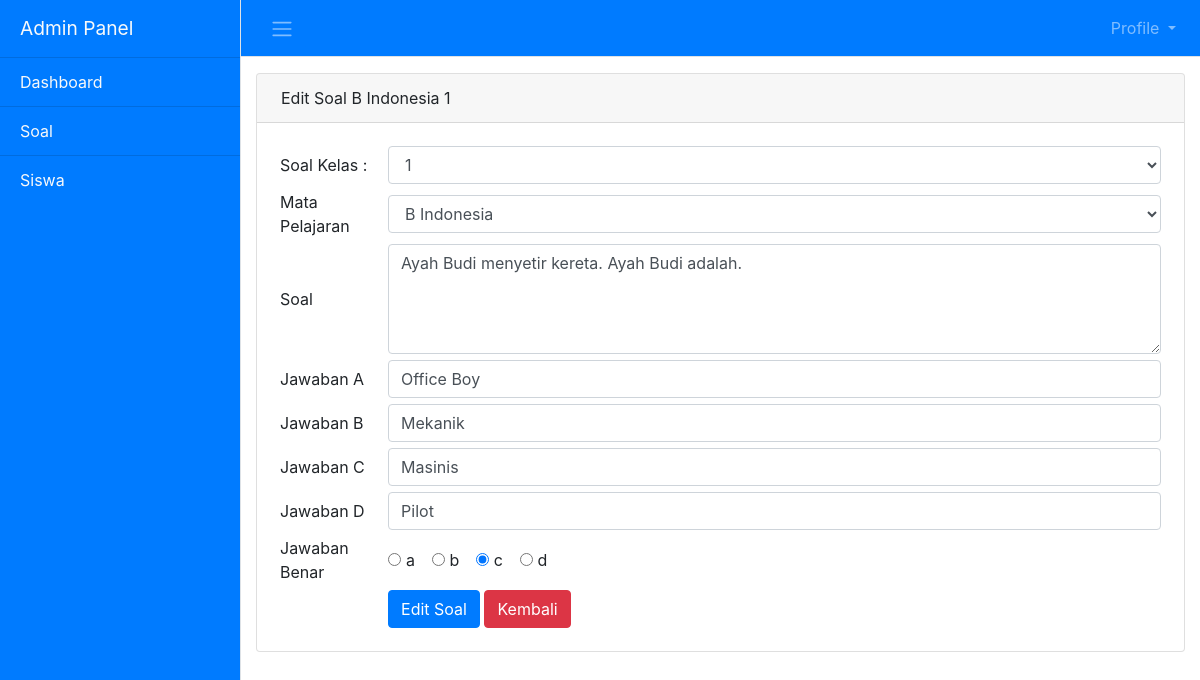
The app's page /v1/admin/index.php?page=editsoal&id=3 (signed in) with its own data.
### tables this page shows
CREATE TABLE `tbl_soal` (
  `id_soal` int(11) NOT NULL,
  `kelas_soal` int(2) NOT NULL,
  `mapel_soal` varchar(50) NOT NULL,
  `nama_soal` varchar(500) NOT NULL,
  `jawaban_a` varchar(200) NOT NULL,
  `jawaban_b` varchar(200) NOT NULL,
  `jawaban_c` varchar(200) NOT NULL,
  `jawaban_d` varchar(200) NOT NULL,
  `jawaban_benar` varchar(2) NOT NULL,
  `gambar` varchar(100) NOT NULL DEFAULT 'Tidak_Ada.jpg'
);

### v1/admin/script/preferences.php (called while the page is built, shortened)
<?php
class adminPanel
{
    private $host = "localhost";
	private $user = "root";
	private $pass = "";
	private $database = "db_bank_soal";
    public $mysqli="";
    public function SS_GetConnection ()
	{
		$this->mysqli = new MySQLi($this->host, $this->user, $this->pass, $this->database);
		if (!$this->mysqli->connect_errno){
			return $this->mysqli;
		}
    }
    public function getSoalDetail($idsoal){
        if ($this->SS_GetConnection())
		{
            $stmt = $this->mysqli->stmt_init();
            $stmt->prepare("SELECT * FROM tbl_soal WHERE id_soal = ?");
            $stmt->bind_param("i", $idsoal);
            $stmt->execute();
            return $stmt->get_result()->fetch_assoc();
        }
    }
}
?>

### v1/admin/editSoal.php (the view, shortened to what this page needs)
<?php
    $idsoal = $_GET['id'];
    require_once "script/preferences.php";
    $obj = new adminPanel();
    $row = $obj->getSoalDetail($idsoal);
?>
<div class="card mb-4 mt-3">
    <div class="card-header"><i class="fas fa-table mr-1"></i>Edit Soal <?php echo $row['mapel_soal'].' '.$row['kelas_soal'];?></div>
    <div class="card-body">
        <form id="form1" name="form1" class="form" method="post">
            <table border=0 cellpadding=3>
                <tr>
                    <td>Soal Kelas : </td>
                    <td><select class="form-control" name="kelassoal" id="kelassoal">
                            <option value="1"<?=$row['kelas_soal'] == '1' ? ' selected="selected"' : '';?>>1</option>
                        </select></td>
                </tr>
                <tr>
                    <td>Mata Pelajaran</td>
                    <td><select class="form-control" name="mapel" id="mapel">
                            <option value="B Indonesia"<?=$row['mapel_soal'] == 'B Indonesia' ? ' selected="selected"' : '';?>>B Indonesia</option>
                        </select></td>
                </tr>
                <tr>
                    <td>Soal</td>
                    <td><textarea class="form-control" name="namasoal" rows="4" cols="100%" ><?php echo $row['nama_soal']; ?></textarea></td>
                </tr>
                <tr>
                    <td>Jawaban A</td>
                    <td><input class="form-control" type="text" value="<?php echo $row['jawaban_a']; ?>" size="100%" name="jawaba"></td>
                </tr>
                <tr>
                    <td>Jawaban B</td>
                    <td><input class="form-control" type="text" value="<?php echo $row['jawaban_b']; ?>" size="100%" name="jawabb"></td>
                </tr>
                <tr>
                    <td>Jawaban C</td>
                    <td><input class="form-control" type="text" value="<?php echo $row['jawaban_c']; ?>" size="100%" name="jawabc"></td>
                </tr>
                <tr>
                    <td>Jawaban D</td>
                    <td><input class="form-control" type="text" value="<?php echo $row['jawaban_d']; ?>" size="100%" name="jawabd"></td>
                </tr>
                <tr>
                    <td>Jawaban Benar</td>
                    <td><div class="form-check-inline form-check">
                        <input type="radio" class="form-check-input" id="jawabbenara" name="jawabbenar"
                        <?php if ($row['jawaban_benar'] == "a") echo "checked";?>
                        value="a">
                        <label class="form-check-label" for="jawabbenara">a</label></div>
                        <div class="form-check-inline form-check">
                        <input type="radio" class="form-check-input" id="jawabbenarb" name="jawabbenar"
                        <?php if ($row['jawaban_benar'] == "b") echo "checked";?>
                        value="b">
                        <label class="form-check-label" for="jawabbenarb">b</label></div>
                        <div class="form-check-inline form-check">
                        <input type="radio" class="form-check-input" id="jawabbenarc" name="jawabbenar"
                        <?php if ($row['jawaban_benar'] == "c") echo "checked";?>
                        value="c">
                        <label class="form-check-label" for="jawabbenarc">c</label></div>
                        <div class="form-check-inline form-check">
                        <input type="radio" class="form-check-input" id="jawabbenard"  name="jawabbenar"
                        <?php if ($row['jawaban_benar'] == "d") echo "checked";?>
                        value="d">
                        <label class="form-check-label" for="jawabbenard">d</label></div>
                    </td>
                </tr>
                <tr>
                    <td></td>
                    <td><input class="btn btn-primary" type="submit" value="Edit Soal" name="submit">
                    <a href="index.php?page=soal" class="btn btn-danger">Kembali</a></td>
                </tr>
            </table>
        </form>
    </div>
</div>

### v1/admin/css/simple-sidebar.css (style rules this page uses)
body { overflow-x: hidden; }

### records on screen
tbl_soal: mapel_soal "B Indonesia", kelas_soal "1", kelassoal "1", mapel "B Indonesia", namasoal "Ayah Budi menyetir kereta. Ayah Budi adalah.", jawaba "Office Boy", jawabb "Mekanik", jawabc "Masinis", jawabd "Pilot", jawaban_benar "☐ a", jawaban_benar "☐ b", jawaban_benar "☑ c", jawaban_benar "☐ d"
